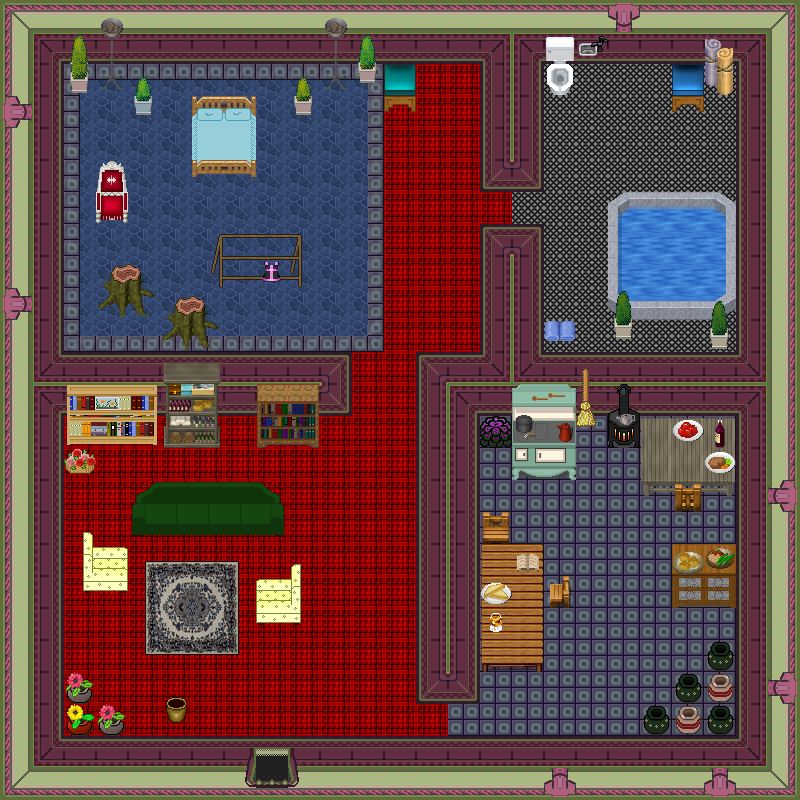

This game map was drawn from its Tiled (.tmx) file and the tilesets committed beside it. A one-line description and the trimmed map source follow:
An orthogonal 25x25 tile map with 32x32 px tiles, 6 tile layers (0_floor, 1_terrain, 2_object, 3_roof, ...), 2 hidden layers not drawn, 46 tilesets.

<map version="1.2" tiledversion="1.2.0" orientation="orthogonal" renderorder="right-down" width="25" height="25" tilewidth="32" tileheight="32" infinite="0" nextlayerid="9" nextobjectid="1">
 <tileset firstgid="1" name="plain_colours.png" tilewidth="32" tileheight="32" tilecount="10" columns="10">
  <image source="../../tileset/furniture/carpet/plain_colours.png" width="320" height="32" />
 </tileset>
 <tileset firstgid="11" name="carpets.png" tilewidth="32" tileheight="32" tilecount="8" columns="4">
  <image source="../../tileset/furniture/carpet/carpets.png" width="128" height="64" />
 </tileset>
 <tileset firstgid="19" name="red.png" tilewidth="32" tileheight="32" tilecount="20" columns="5">
  <image source="../../tileset/building/roof/red.png" width="160" height="128" />
 </tileset>
 <tileset firstgid="39" name="int_green_purple.png" tilewidth="32" tileheight="32" tilecount="28" columns="4">
  <image source="../../tileset/building/wall/int_green_purple.png" width="128" height="224" />
 </tileset>
 <tileset firstgid="67" name="stump_purple.png" tilewidth="32" tileheight="32" tilecount="4" columns="2">
  <image source="../../tileset/plant/stump/stump_purple.png" trans="ffffff" width="64" height="64" />
 </tileset>
 <tileset firstgid="71" name="throne_small.png" tilewidth="32" tileheight="32" tilecount="2" columns="1">
  <image source="../../tileset/furniture/chair/throne_small.png" width="32" height="64" />
 </tileset>
 <tileset firstgid="73" name="grey_plain.png" tilewidth="32" tileheight="32" tilecount="9" columns="3">
  <image source="../../tileset/furniture/table/grey_plain.png" width="96" height="96" />
 </tileset>
 <tileset firstgid="82" name="dark_bookshelf.png" tilewidth="32" tileheight="32" tilecount="6" columns="3">
  <image source="../../tileset/furniture/shelve/dark_bookshelf.png" trans="ff00ff" width="96" height="64" />
 </tileset>
 <tileset firstgid="88" name="cognac.png" tilewidth="32" tileheight="32" tilecount="2" columns="1">
  <image source="../../tileset/item/drink/cognac.png" width="32" height="64" />
 </tileset>
 <tileset firstgid="90" name="meals_1.png" tilewidth="32" tileheight="32" tilecount="2" columns="2">
  <image source="../../tileset/item/food/meals_1.png" width="64" height="32" />
 </tileset>
 <tileset firstgid="92" name="border.png" tilewidth="32" tileheight="32" tilecount="12" columns="3">
  <image source="../../tileset/furniture/carpet/border.png" width="96" height="128" />
 </tileset>
 <tileset firstgid="104" name="red_wine.png" tilewidth="32" tileheight="32" tilecount="4" columns="2">
  <image source="../../tileset/item/drink/red_wine.png" width="64" height="64" />
 </tileset>
 <tileset firstgid="108" name="pot_burgundy.png" tilewidth="32" tileheight="32" tilecount="1" columns="1">
  <image source="../../tileset/item/pot/pot_burgundy.png" trans="ffffff" width="32" height="32" />
 </tileset>
 <tileset firstgid="109" name="iron_lamp.png" tilewidth="32" tileheight="32" tilecount="3" columns="1">
  <image source="../../tileset/furniture/light/iron_lamp.png" trans="ff00ff" width="32" height="96" />
 </tileset>
 <tileset firstgid="112" name="collision.png" tilewidth="32" tileheight="32" tilecount="1" columns="1">
  <image source="../../tileset/logic/collision.png" width="32" height="32" />
 </tileset>
 <tileset firstgid="113" name="sheepfood" tilewidth="32" tileheight="32" tilecount="1" columns="1">
  <image source="../../tileset/logic/item/sheepfood.png" width="32" height="32" />
 </tileset>
 <tileset firstgid="114" name="entrance" tilewidth="32" tileheight="32" tilecount="28" columns="4">
  <image source="../../tileset/building/entrance/green_purple_ns_ew.png" width="128" height="224" />
 </tileset>
 <tileset firstgid="142" name="stove" tilewidth="32" tileheight="32" tilecount="6" columns="2">
  <image source="../../tileset/furniture/kitchen/stove.png" width="64" height="96" />
 </tileset>
 <tileset firstgid="148" name="chair" tilewidth="32" tileheight="32" tilecount="16" columns="4">
  <image source="../../tileset/furniture/chair/colorful.png" width="128" height="128" />
 </tileset>
 <tileset firstgid="164" name="book" tilewidth="32" tileheight="32" tilecount="4" columns="2">
  <image source="../../tileset/item/documents/book.png" width="64" height="64" />
 </tileset>
 <tileset firstgid="168" name="flower vase" tilewidth="32" tileheight="32" tilecount="3" columns="3">
  <image source="../../tileset/plant/indoor/flower_vase.png" width="96" height="32" />
 </tileset>
 <tileset firstgid="171" name="shelfs" tilewidth="32" tileheight="32" tilecount="12" columns="3">
  <image source="../../tileset/furniture/shelve/pale_book_bottle_shelf.png" width="96" height="128" />
 </tileset>
 <tileset firstgid="183" name="pie safe" tilewidth="32" tileheight="32" tilecount="4" columns="2">
  <image source="../../tileset/furniture/kitchen/pie_safe.png" width="64" height="64" />
 </tileset>
 <tileset firstgid="187" name="hosta" tilewidth="32" tileheight="32" tilecount="9" columns="3">
  <image source="../../tileset/plant/bush/hosta.png" width="96" height="96" />
 </tileset>
 <tileset firstgid="196" name="sofa" tilewidth="32" tileheight="32" tilecount="6" columns="3">
  <image source="../../tileset/furniture/chair/sofa.png" width="96" height="64" />
 </tileset>
 <tileset firstgid="202" name="plants" tilewidth="32" tileheight="32" tilecount="12" columns="6">
  <image source="../../tileset/plant/indoor/pot_plant_1.png" width="192" height="64" />
 </tileset>
 <tileset firstgid="214" name="warmer" tilewidth="32" tileheight="32" tilecount="2" columns="1">
  <image source="../../tileset/furniture/kitchen/warmer.png" width="32" height="64" />
 </tileset>
 <tileset firstgid="216" name="baskets" tilewidth="32" tileheight="32" tilecount="3" columns="1">
  <image source="../../tileset/plant/indoor/flower_baskets.png" width="32" height="96" />
 </tileset>
 <tileset firstgid="219" name="chair" tilewidth="32" tileheight="32" tilecount="5" columns="5">
  <image source="../../tileset/furniture/chair/wooden.png" width="160" height="32" />
 </tileset>
 <tileset firstgid="224" name="pot_green.png" tilewidth="32" tileheight="32" tilecount="1" columns="1">
  <image source="../../tileset/item/pot/pot_green.png" trans="ffffff" width="32" height="32" />
 </tileset>
 <tileset firstgid="225" name="brush" tilewidth="32" tileheight="32" tilecount="3" columns="1">
  <image source="../../tileset/item/brush.png" width="32" height="96" />
 </tileset>
 <tileset firstgid="228" name="rack" tilewidth="32" tileheight="32" tilecount="18" columns="9">
  <image source="../../tileset/item/armor/weapons_rack.png" width="288" height="64" />
 </tileset>
 <tileset firstgid="246" name="dress" tilewidth="32" tileheight="32" tilecount="1" columns="1">
  <image source="../../tileset/item/textile/dress.png" width="32" height="32" />
 </tileset>
 <tileset firstgid="247" name="shelfs" tilewidth="32" tileheight="32" tilecount="9" columns="3">
  <image source="../../tileset/furniture/shelve/bright_bookshelf.png" width="96" height="96" />
 </tileset>
 <tileset firstgid="256" name="woodentable" tilewidth="32" tileheight="32" tilecount="9" columns="3">
  <image source="../../tileset/furniture/table/wooden_rectangular.png" width="96" height="96" />
 </tileset>
 <tileset firstgid="265" name="meals" tilewidth="32" tileheight="32" tilecount="2" columns="2">
  <image source="../../tileset/item/food/rustic_meals.png" width="64" height="32" />
 </tileset>
 <tileset firstgid="267" name="meals" tilewidth="32" tileheight="32" tilecount="2" columns="1">
  <image source="../../tileset/item/food/meals_2.png" width="32" height="64" />
 </tileset>
 <tileset firstgid="269" name="armchair" tilewidth="32" tileheight="32" tilecount="12" columns="4">
  <image source="../../tileset/furniture/chair/armchair_cream.png" width="128" height="96" />
 </tileset>
 <tileset firstgid="281" name="rug" tilewidth="32" tileheight="32" tilecount="16" columns="4">
  <image source="../../tileset/furniture/carpet/nain_rug.png" width="128" height="128" />
 </tileset>
 <tileset firstgid="297" name="pool" tilewidth="32" tileheight="32" tilecount="9" columns="3">
  <image source="../../tileset/building/decoration/pool.png" width="96" height="96" />
 </tileset>
 <tileset firstgid="306" name="basin" tilewidth="32" tileheight="32" tilecount="3" columns="3">
  <image source="../../tileset/furniture/bathroom/basin.png" width="96" height="32" />
 </tileset>
 <tileset firstgid="309" name="toilet" tilewidth="32" tileheight="32" tilecount="12" columns="3">
  <image source="../../tileset/furniture/bathroom/toilet.png" width="96" height="128" />
 </tileset>
 <tileset firstgid="321" name="blankets" tilewidth="32" tileheight="32" tilecount="12" columns="3">
  <image source="../../tileset/item/textile/blankets.png" width="96" height="128" />
 </tileset>
 <tileset firstgid="333" name="emptypot" tilewidth="32" tileheight="32" tilecount="3" columns="1">
  <image source="../../tileset/item/pot/empty_pot.png" width="32" height="96" />
 </tileset>
 <tileset firstgid="336" name="double_blue" tilewidth="32" tileheight="32" tilecount="8" columns="2">
  <image source="../../tileset/furniture/bed/double_blue.png" width="64" height="128" />
 </tileset>
 <tileset firstgid="344" name="shelf_3" tilewidth="32" tileheight="32" tilecount="10" columns="2">
  <image source="../../tileset/furniture/shelve/shelf_3.png" width="64" height="160" />
 </tileset>
 <layer id="1" name="0_floor" width="25" height="25">
  <data>[625 cells, 625 non-empty, 6 distinct tile ids]</data>
 </layer>
 <layer id="2" name="1_terrain" width="25" height="25">
  <data>[625 cells, 381 non-empty, 98 distinct tile ids]</data>
 </layer>
 <layer id="3" name="2_object" width="25" height="25">
  <data>[625 cells, 93 non-empty, 75 distinct tile ids]</data>
 </layer>
 <layer id="4" name="3_roof" width="25" height="25">
  <data>[625 cells, 18 non-empty, 17 distinct tile ids]</data>
 </layer>
 <layer id="5" name="4_roof_add" width="25" height="25">
  <data>[625 cells, 2 non-empty, 2 distinct tile ids]</data>
 </layer>
 <layer id="6" name="objects" width="25" height="25" visible="0" opacity="0.9">
  <data>[625 cells, 1 non-empty, 1 distinct tile ids]</data>
 </layer>
 <layer id="7" name="collision" width="25" height="25" visible="0" opacity="0.38">
  <data>[625 cells, 333 non-empty, 1 distinct tile ids]</data>
 </layer>
 <layer id="8" name="protection" width="25" height="25">
  <data>[625 cells, 0 non-empty, 0 distinct tile ids]</data>
 </layer>
</map>
